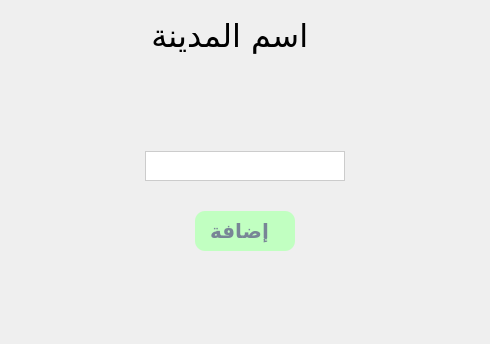
<?xml version="1.0" encoding="UTF-8"?>
<ui version="4.0">
 <class>AddCity</class>
 <widget class="QWidget" name="AddCity">
  <property name="geometry">
   <rect>
    <x>0</x>
    <y>0</y>
    <width>482</width>
    <height>344</height>
   </rect>
  </property>
  <property name="windowTitle">
   <string>Form</string>
  </property>
  <property name="styleSheet">
   <string notr="true">#widget  {
	background-image: url(:/background_images/map.jpg);
	

	}</string>
  </property>
  <layout class="QGridLayout" name="gridLayout">
   <item row="0" column="1">
    <layout class="QVBoxLayout" name="verticalLayout">
     <property name="spacing">
      <number>30</number>
     </property>
     <item alignment="Qt::AlignmentFlag::AlignHCenter">
      <widget class="QLabel" name="addCityNameLabel">
       <property name="minimumSize">
        <size>
         <width>200</width>
         <height>50</height>
        </size>
       </property>
       <property name="maximumSize">
        <size>
         <width>200</width>
         <height>50</height>
        </size>
       </property>
       <property name="font">
        <font>
         <family>Imprint MT Shadow</family>
         <pointsize>24</pointsize>
         <italic>false</italic>
        </font>
       </property>
       <property name="styleSheet">
        <string notr="true">QQLabel {
    qproperty-alignment: AlignCenter; /* توسيط النص (بدون CSS عادي!) */
    background: qlineargradient(x1:0, y1:0, x2:1, y2:1,
                               stop:0 #3498db, stop:1 #2ecc71); /* جرادينت */
    border: 2px solid #2980b9;
    border-radius: 10px;
    padding: 10px;
text-align: center;  
}
QLabel:hover {
    color: #ffffff;
    background-color: rgba( 86, 101, 115, 0.5); 
border-radius: 10px;
}</string>
       </property>
       <property name="text">
        <string>   اسم المدينة</string>
       </property>
       <property name="alignment">
        <set>Qt::AlignmentFlag::AlignCenter</set>
       </property>
      </widget>
     </item>
     <item alignment="Qt::AlignmentFlag::AlignHCenter">
      <widget class="QLabel" name="waring_nameNotFound">
       <property name="minimumSize">
        <size>
         <width>120</width>
         <height>25</height>
        </size>
       </property>
       <property name="maximumSize">
        <size>
         <width>200</width>
         <height>30</height>
        </size>
       </property>
       <property name="text">
        <string/>
       </property>
       <property name="alignment">
        <set>Qt::AlignmentFlag::AlignCenter</set>
       </property>
      </widget>
     </item>
     <item alignment="Qt::AlignmentFlag::AlignHCenter">
      <widget class="QLineEdit" name="addCityNameLineEdit">
       <property name="minimumSize">
        <size>
         <width>200</width>
         <height>30</height>
        </size>
       </property>
       <property name="maximumSize">
        <size>
         <width>200</width>
         <height>30</height>
        </size>
       </property>
       <property name="styleSheet">
        <string notr="true">QLineEdit {
    border: 1px solid #ccc;       /* Border color */
     
    padding: 5px;
    margin: 0;                    /* Remove default margin */
}

/* Last QLineEdit should have a right border */
QLineEdit:last-child {
    border-right: 1px solid #ccc; 
}</string>
       </property>
      </widget>
     </item>
     <item alignment="Qt::AlignmentFlag::AlignHCenter">
      <widget class="QPushButton" name="addCityConfirmButton">
       <property name="enabled">
        <bool>true</bool>
       </property>
       <property name="minimumSize">
        <size>
         <width>100</width>
         <height>40</height>
        </size>
       </property>
       <property name="maximumSize">
        <size>
         <width>100</width>
         <height>40</height>
        </size>
       </property>
       <property name="palette">
        <palette>
         <active>
          <colorrole role="WindowText">
           <brush brushstyle="SolidPattern">
            <color alpha="255">
             <red>255</red>
             <green>255</green>
             <blue>255</blue>
            </color>
           </brush>
          </colorrole>
          <colorrole role="Button">
           <brush brushstyle="SolidPattern">
            <color alpha="255">
             <red>193</red>
             <green>255</green>
             <blue>193</blue>
            </color>
           </brush>
          </colorrole>
          <colorrole role="Light">
           <brush brushstyle="SolidPattern">
            <color alpha="255">
             <red>48</red>
             <green>235</green>
             <blue>138</blue>
            </color>
           </brush>
          </colorrole>
          <colorrole role="Midlight">
           <brush brushstyle="SolidPattern">
            <color alpha="255">
             <red>40</red>
             <green>196</green>
             <blue>115</blue>
            </color>
           </brush>
          </colorrole>
          <colorrole role="Dark">
           <brush brushstyle="SolidPattern">
            <color alpha="255">
             <red>16</red>
             <green>78</green>
             <blue>46</blue>
            </color>
           </brush>
          </colorrole>
          <colorrole role="Mid">
           <brush brushstyle="SolidPattern">
            <color alpha="255">
             <red>21</red>
             <green>105</green>
             <blue>61</blue>
            </color>
           </brush>
          </colorrole>
          <colorrole role="Text">
           <brush brushstyle="SolidPattern">
            <color alpha="255">
             <red>0</red>
             <green>0</green>
             <blue>0</blue>
            </color>
           </brush>
          </colorrole>
          <colorrole role="BrightText">
           <brush brushstyle="SolidPattern">
            <color alpha="255">
             <red>255</red>
             <green>255</green>
             <blue>255</blue>
            </color>
           </brush>
          </colorrole>
          <colorrole role="ButtonText">
           <brush brushstyle="SolidPattern">
            <color alpha="255">
             <red>255</red>
             <green>255</green>
             <blue>255</blue>
            </color>
           </brush>
          </colorrole>
          <colorrole role="Base">
           <brush brushstyle="SolidPattern">
            <color alpha="255">
             <red>193</red>
             <green>255</green>
             <blue>193</blue>
            </color>
           </brush>
          </colorrole>
          <colorrole role="Window">
           <brush brushstyle="SolidPattern">
            <color alpha="255">
             <red>193</red>
             <green>255</green>
             <blue>193</blue>
            </color>
           </brush>
          </colorrole>
          <colorrole role="Shadow">
           <brush brushstyle="SolidPattern">
            <color alpha="255">
             <red>0</red>
             <green>0</green>
             <blue>0</blue>
            </color>
           </brush>
          </colorrole>
          <colorrole role="AlternateBase">
           <brush brushstyle="SolidPattern">
            <color alpha="255">
             <red>143</red>
             <green>206</green>
             <blue>173</blue>
            </color>
           </brush>
          </colorrole>
          <colorrole role="ToolTipBase">
           <brush brushstyle="SolidPattern">
            <color alpha="255">
             <red>255</red>
             <green>255</green>
             <blue>220</blue>
            </color>
           </brush>
          </colorrole>
          <colorrole role="ToolTipText">
           <brush brushstyle="SolidPattern">
            <color alpha="255">
             <red>0</red>
             <green>0</green>
             <blue>0</blue>
            </color>
           </brush>
          </colorrole>
          <colorrole role="PlaceholderText">
           <brush brushstyle="SolidPattern">
            <color alpha="127">
             <red>0</red>
             <green>0</green>
             <blue>0</blue>
            </color>
           </brush>
          </colorrole>
          <colorrole role="Accent">
           <brush brushstyle="SolidPattern">
            <color alpha="255">
             <red>255</red>
             <green>255</green>
             <blue>255</blue>
            </color>
           </brush>
          </colorrole>
         </active>
         <inactive>
          <colorrole role="WindowText">
           <brush brushstyle="SolidPattern">
            <color alpha="255">
             <red>255</red>
             <green>255</green>
             <blue>255</blue>
            </color>
           </brush>
          </colorrole>
          <colorrole role="Button">
           <brush brushstyle="SolidPattern">
            <color alpha="255">
             <red>193</red>
             <green>255</green>
             <blue>193</blue>
            </color>
           </brush>
          </colorrole>
          <colorrole role="Light">
           <brush brushstyle="SolidPattern">
            <color alpha="255">
             <red>48</red>
             <green>235</green>
             <blue>138</blue>
            </color>
           </brush>
          </colorrole>
          <colorrole role="Midlight">
           <brush brushstyle="SolidPattern">
            <color alpha="255">
             <red>40</red>
             <green>196</green>
             <blue>115</blue>
            </color>
           </brush>
          </colorrole>
          <colorrole role="Dark">
           <brush brushstyle="SolidPattern">
            <color alpha="255">
             <red>16</red>
             <green>78</green>
             <blue>46</blue>
            </color>
           </brush>
          </colorrole>
          <colorrole role="Mid">
           <brush brushstyle="SolidPattern">
            <color alpha="255">
             <red>21</red>
             <green>105</green>
             <blue>61</blue>
            </color>
           </brush>
          </colorrole>
          <colorrole role="Text">
           <brush brushstyle="SolidPattern">
            <color alpha="255">
             <red>0</red>
             <green>0</green>
             <blue>0</blue>
            </color>
           </brush>
          </colorrole>
          <colorrole role="BrightText">
           <brush brushstyle="SolidPattern">
            <color alpha="255">
             <red>255</red>
             <green>255</green>
             <blue>255</blue>
            </color>
           </brush>
          </colorrole>
          <colorrole role="ButtonText">
           <brush brushstyle="SolidPattern">
            <color alpha="255">
             <red>255</red>
             <green>255</green>
             <blue>255</blue>
            </color>
           </brush>
          </colorrole>
          <colorrole role="Base">
           <brush brushstyle="SolidPattern">
            <color alpha="255">
             <red>193</red>
             <green>255</green>
             <blue>193</blue>
            </color>
           </brush>
          </colorrole>
          <colorrole role="Window">
           <brush brushstyle="SolidPattern">
            <color alpha="255">
             <red>193</red>
             <green>255</green>
             <blue>193</blue>
            </color>
           </brush>
          </colorrole>
          <colorrole role="Shadow">
           <brush brushstyle="SolidPattern">
            <color alpha="255">
             <red>0</red>
             <green>0</green>
             <blue>0</blue>
            </color>
           </brush>
          </colorrole>
          <colorrole role="AlternateBase">
           <brush brushstyle="SolidPattern">
            <color alpha="255">
             <red>143</red>
             <green>206</green>
             <blue>173</blue>
            </color>
           </brush>
          </colorrole>
          <colorrole role="ToolTipBase">
           <brush brushstyle="SolidPattern">
            <color alpha="255">
             <red>255</red>
             <green>255</green>
             <blue>220</blue>
            </color>
           </brush>
          </colorrole>
          <colorrole role="ToolTipText">
           <brush brushstyle="SolidPattern">
            <color alpha="255">
             <red>0</red>
             <green>0</green>
             <blue>0</blue>
            </color>
           </brush>
          </colorrole>
          <colorrole role="PlaceholderText">
           <brush brushstyle="SolidPattern">
            <color alpha="127">
             <red>0</red>
             <green>0</green>
             <blue>0</blue>
            </color>
           </brush>
          </colorrole>
          <colorrole role="Accent">
           <brush brushstyle="SolidPattern">
            <color alpha="255">
             <red>255</red>
             <green>255</green>
             <blue>255</blue>
            </color>
           </brush>
          </colorrole>
         </inactive>
         <disabled>
          <colorrole role="WindowText">
           <brush brushstyle="SolidPattern">
            <color alpha="255">
             <red>16</red>
             <green>78</green>
             <blue>46</blue>
            </color>
           </brush>
          </colorrole>
          <colorrole role="Button">
           <brush brushstyle="SolidPattern">
            <color alpha="255">
             <red>193</red>
             <green>255</green>
             <blue>193</blue>
            </color>
           </brush>
          </colorrole>
          <colorrole role="Light">
           <brush brushstyle="SolidPattern">
            <color alpha="255">
             <red>48</red>
             <green>235</green>
             <blue>138</blue>
            </color>
           </brush>
          </colorrole>
          <colorrole role="Midlight">
           <brush brushstyle="SolidPattern">
            <color alpha="255">
             <red>40</red>
             <green>196</green>
             <blue>115</blue>
            </color>
           </brush>
          </colorrole>
          <colorrole role="Dark">
           <brush brushstyle="SolidPattern">
            <color alpha="255">
             <red>16</red>
             <green>78</green>
             <blue>46</blue>
            </color>
           </brush>
          </colorrole>
          <colorrole role="Mid">
           <brush brushstyle="SolidPattern">
            <color alpha="255">
             <red>21</red>
             <green>105</green>
             <blue>61</blue>
            </color>
           </brush>
          </colorrole>
          <colorrole role="Text">
           <brush brushstyle="SolidPattern">
            <color alpha="255">
             <red>16</red>
             <green>78</green>
             <blue>46</blue>
            </color>
           </brush>
          </colorrole>
          <colorrole role="BrightText">
           <brush brushstyle="SolidPattern">
            <color alpha="255">
             <red>255</red>
             <green>255</green>
             <blue>255</blue>
            </color>
           </brush>
          </colorrole>
          <colorrole role="ButtonText">
           <brush brushstyle="SolidPattern">
            <color alpha="255">
             <red>16</red>
             <green>78</green>
             <blue>46</blue>
            </color>
           </brush>
          </colorrole>
          <colorrole role="Base">
           <brush brushstyle="SolidPattern">
            <color alpha="255">
             <red>193</red>
             <green>255</green>
             <blue>193</blue>
            </color>
           </brush>
          </colorrole>
          <colorrole role="Window">
           <brush brushstyle="SolidPattern">
            <color alpha="255">
             <red>193</red>
             <green>255</green>
             <blue>193</blue>
            </color>
           </brush>
          </colorrole>
          <colorrole role="Shadow">
           <brush brushstyle="SolidPattern">
            <color alpha="255">
             <red>0</red>
             <green>0</green>
             <blue>0</blue>
            </color>
           </brush>
          </colorrole>
          <colorrole role="AlternateBase">
           <brush brushstyle="SolidPattern">
            <color alpha="255">
             <red>32</red>
             <green>157</green>
             <blue>92</blue>
            </color>
           </brush>
          </colorrole>
          <colorrole role="ToolTipBase">
           <brush brushstyle="SolidPattern">
            <color alpha="255">
             <red>255</red>
             <green>255</green>
             <blue>220</blue>
            </color>
           </brush>
          </colorrole>
          <colorrole role="ToolTipText">
           <brush brushstyle="SolidPattern">
            <color alpha="255">
             <red>0</red>
             <green>0</green>
             <blue>0</blue>
            </color>
           </brush>
          </colorrole>
          <colorrole role="PlaceholderText">
           <brush brushstyle="SolidPattern">
            <color alpha="127">
             <red>16</red>
             <green>78</green>
             <blue>46</blue>
            </color>
           </brush>
          </colorrole>
          <colorrole role="Accent">
           <brush brushstyle="SolidPattern">
            <color alpha="255">
             <red>42</red>
             <green>204</green>
             <blue>120</blue>
            </color>
           </brush>
          </colorrole>
         </disabled>
        </palette>
       </property>
       <property name="font">
        <font>
         <family>Segoe UI</family>
         <pointsize>15</pointsize>
         <bold>true</bold>
        </font>
       </property>
       <property name="layoutDirection">
        <enum>Qt::LayoutDirection::LeftToRight</enum>
       </property>
       <property name="autoFillBackground">
        <bool>false</bool>
       </property>
       <property name="styleSheet">
        <string notr="true">QPushButton {
background-color:  #C1FFC1;
		border:none;
		border-radius: 3px;
		text-align: left;
		padding: 8px 0 8px 15px;
		color: #788596;
    font-family: &quot;Segoe UI&quot;, &quot;Arial&quot;, &quot;Helvetica Neue&quot;, sans-serif;
border-radius: 10px;

	}
QPushButton:hover {
		background-color: rgba( 86, 101, 115, 0.5);
	}
 QPushButton:checked {
		color: #fff;
	}</string>
       </property>
       <property name="text">
        <string>إضافة</string>
       </property>
       <property name="icon">
        <iconset resource="myres.qrc">
         <normaloff>:/icons/add-row-16.ico</normaloff>:/icons/add-row-16.ico</iconset>
       </property>
       <property name="iconSize">
        <size>
         <width>11</width>
         <height>11</height>
        </size>
       </property>
       <property name="checkable">
        <bool>false</bool>
       </property>
       <property name="checked">
        <bool>false</bool>
       </property>
       <property name="autoExclusive">
        <bool>false</bool>
       </property>
      </widget>
     </item>
     <item>
      <widget class="QLabel" name="label">
       <property name="minimumSize">
        <size>
         <width>468</width>
         <height>50</height>
        </size>
       </property>
       <property name="maximumSize">
        <size>
         <width>468</width>
         <height>100</height>
        </size>
       </property>
       <property name="text">
        <string/>
       </property>
       <property name="pixmap">
        <pixmap resource="myres.qrc">:/background_images/mm.png</pixmap>
       </property>
       <property name="scaledContents">
        <bool>true</bool>
       </property>
      </widget>
     </item>
    </layout>
   </item>
  </layout>
 </widget>
 <resources>
  <include location="myres.qrc"/>
 </resources>
 <connections/>
</ui>
